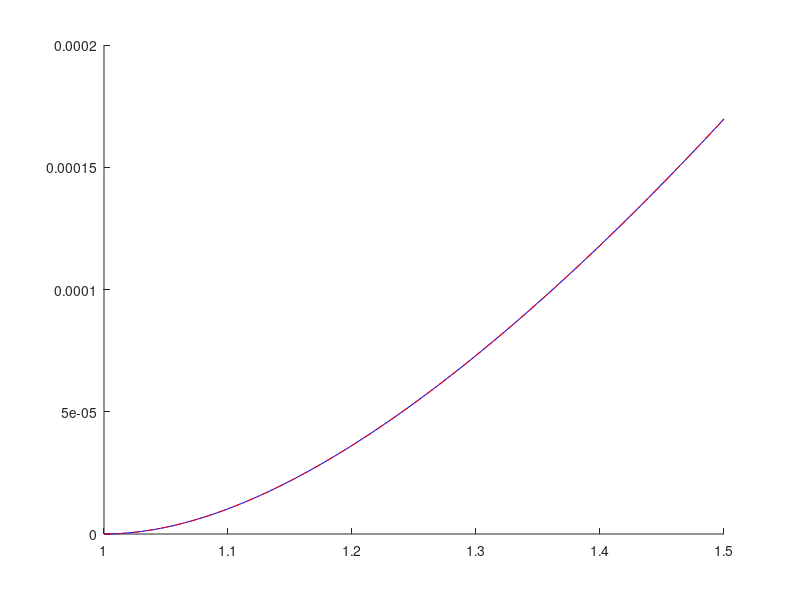

The MATLAB script that drew this image:
close all; clc;
C1 = 1e-4;
lambda = linspace(1,1.5);

I1      = 2*lambda.^2 + lambda.^-4;
W       = C1 * (I1-3);
biax_s  = 2*C1 * (lambda.^2 - lambda.^-4);

sig_E = cumtrapz(lambda,biax_s);

hold on
plot(lambda,W,'b-')
plot(lambda,2*cumtrapz(log(lambda),biax_s)','r-.')